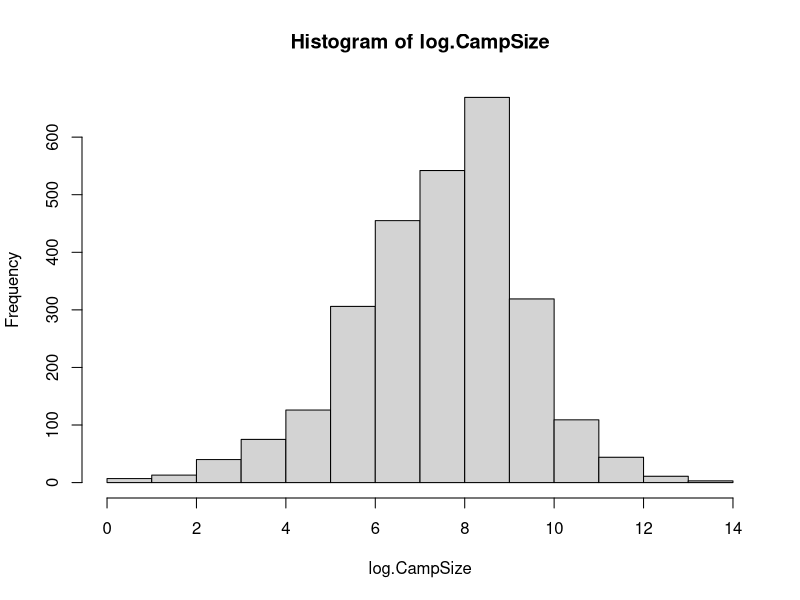
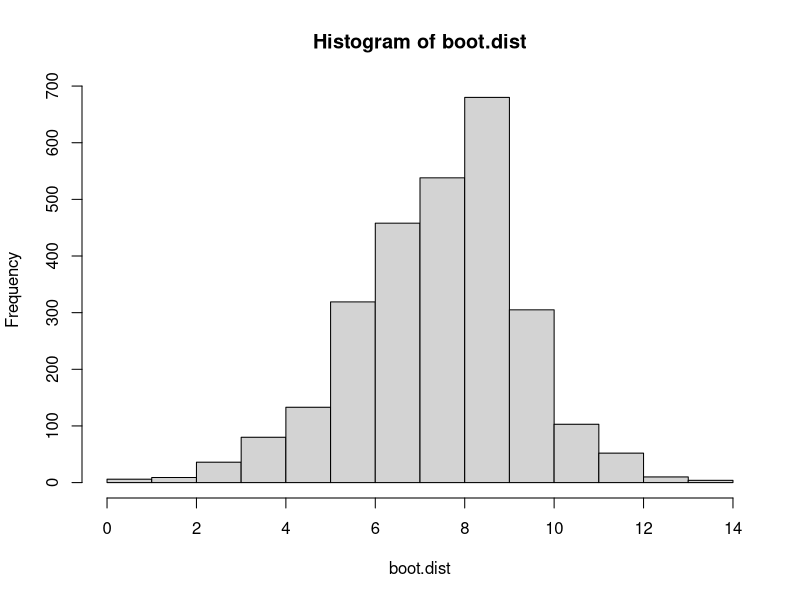
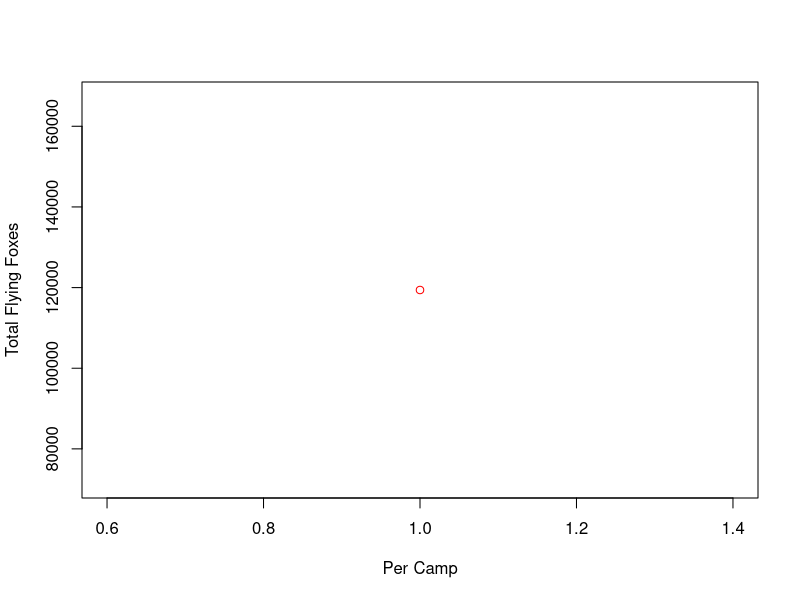
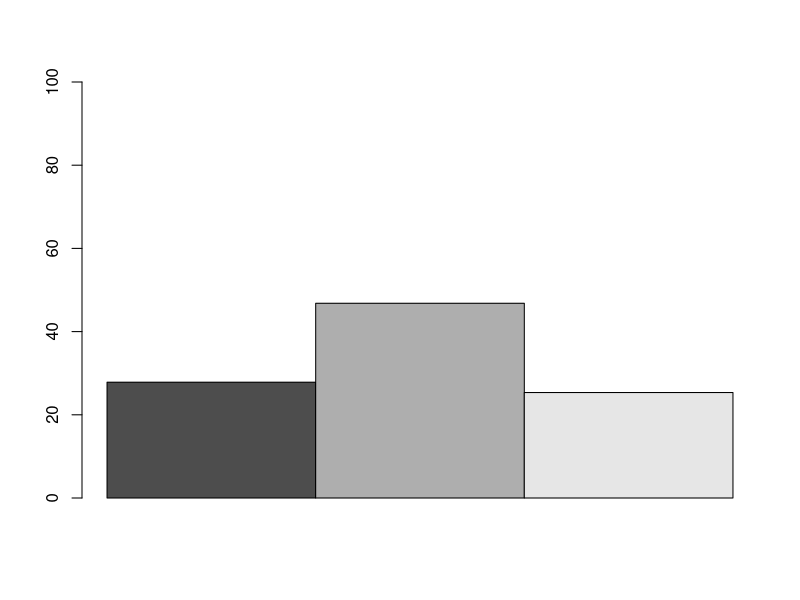
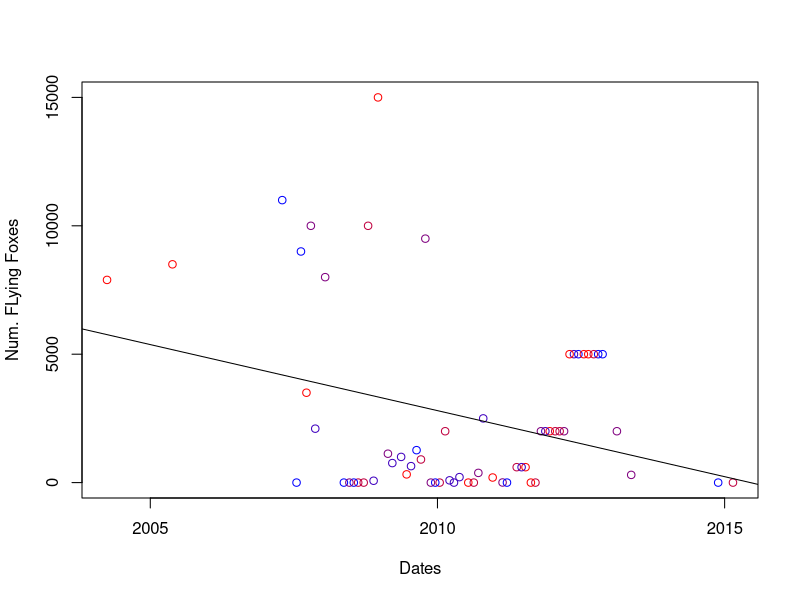

These figures' R source, in order:
## ---- chunk 1
#load the data from csv
foxData = read.csv("FlyingFoxMonitoring.csv",header = TRUE)

#converting factor to integer
blkFox <- suppressWarnings(c(as.numeric(as.character(foxData$BlackFlyingFox.Count))))
redFox<- suppressWarnings(c(as.numeric(as.character(foxData$LittleRedFlyingFox.Count))))
greyFox<- suppressWarnings(c(as.numeric(as.character(foxData$GreyHeadedFlyingFox.Count))))
totalFox <- suppressWarnings(c(as.numeric(as.character(foxData$TotalSpecies.Count))))
camp <- (as.character(foxData$Camp))
ehpCamp<-foxData$EHP.CampId


#remove rows where variable FlyingFoxesAbsent does not match the total count being zero or not.

idHasFox=which(foxData$FlyingFoxesAbsent!=TRUE)
idHasNoFox=which(suppressWarnings(c(as.numeric(as.character(foxData$TotalSpecies.Count))))!=0)
illogicalFox=setdiff(idHasFox,idHasNoFox)

##removing data with NA

#make a vector of the rows which have missing data
idNA=c(which(is.na(blkFox)),which(is.na(redFox)),which(is.na(greyFox)),which(is.na(totalFox)),which(is.na(camp)),illogicalFox,which(is.na(ehpCamp)))
paste(length(idNA),"cases have NAs")

#remove those rows
blkFox=blkFox[-idNA]
redFox=redFox[-idNA]
greyFox=greyFox[-idNA]
totalFox=totalFox[-idNA]


#calculate totals based on each species
myTotal = blkFox+redFox+greyFox
diffTotals = totalFox-myTotal

#make a vector where if the difference between the actual total and the sum of each species doesn't match the value is NA and if it does it's "good"
idBadMath=ifelse(diffTotals!=0,NA,"good")
paste(sum(is.na(idBadMath)),"rows have totals that dont match the sum of each species")
#making a vecor of the NAs (which are actually the rows with bad maths)
idBadMath=which(is.na(idBadMath))


#removing the rows that have bad maths
blkFox=blkFox[-idBadMath]
redFox=redFox[-idBadMath]
greyFox=greyFox[-idBadMath]
totalFox=totalFox[-idBadMath]



dirty <-c(idNA,idBadMath)
camp=camp[-dirty]

ehpCamp=ehpCamp[-dirty]

## ---- chunk 2
##natural logarithm of the total species count per camp
foxyCamps=which(foxData$FlyingFoxesAbsent!=TRUE)
foxyCamps=totalFox[foxyCamps]
log.CampSize=log(foxyCamps)
#paste(totalFox,logCampSize)
#logCampSize
foxyCamps.length=length(foxyCamps)

##histogram of camp size logarithm
hist(log.CampSize)
## ---- chunk 3

##boot strap of mean camp size logarithm
##Generating a Bootstrap Distribution
b = 10000
boot.dist = rep(NA, b)
for (i in 1:b) {
boot.sample = sample(foxyCamps, replace=TRUE)
boot.dist=log(boot.sample)
boot.dist[i]=mean(boot.dist, conf.level = 0.95)
sd(boot.dist)
}
hist(boot.dist)

## ---- chunk 4
#get number of factors
campFactor=nlevels(ehpCamp)
#create empty vector
foxPerCamp <- rep(NA, campFactor)
#fill vector using for loop
for(j in 1:as.numeric(campFactor)){
    foxPerCamp[j] <- c(sum(totalFox[ehpCamp==j]))
}

#visualising with a scatterplot
redblue <- colorRampPalette(c("red","blue"))
plot(foxPerCamp,xlab="Per Camp",ylab="Total Flying Foxes",col=redblue(5))

#proportion for whole species
blk=sum(blkFox)
red=sum(redFox)
grey=sum(greyFox)
foxProp=c(blk,red,grey)/sum(totalFox)*100

#visualise proportions with a bar plot
barplot(matrix(foxProp),beside=TRUE, col=grey.colors(3), ylim=c(0,100))

## ---- chunk 5
redFox.3b=which(redFox>0)
totalFox.3b=totalFox[redFox.3b]
redFox.3b=redFox[redFox.3b]

cor.test(redFox.3b/totalFox.3b,totalFox.3b, alternative = "two.sided", conf.level = 0.99)

## ---- chunk 6
#load and clean data

#Use the function as.Date to convert the date strings in the variable SurveyDate into dates. 
date <- suppressWarnings(c(as.Date(foxData$SurveyDate,"%d/%m/%y")))
date=date[-dirty]

#vector of id for Indooroopilly Island Camp
idIndoIsland=which(ehpCamp=="68")

#create vector of data and total fox count for Indooroopilly Island 
indoDates=date[idIndoIsland]
indoFox=totalFox[idIndoIsland]

# This is probably wrong
indo.lm=lm(indoFox ~ as.numeric(indoDates))

summary(indo.lm)

plot(indoFox~indoDates, col=redblue(5),xlab="Dates", ylab = "Num. FLying Foxes")
abline(indo.lm)
